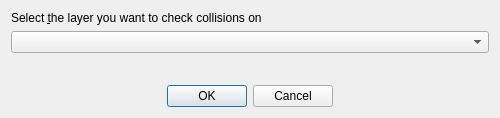
<?xml version="1.0" encoding="UTF-8"?>
<ui version="4.0">
 <author>Wolfang Torres</author>
 <class>PluginSelectionDialogBase</class>
 <widget class="QDialog" name="PluginSelectionDialogBase">
  <property name="geometry">
   <rect>
    <x>0</x>
    <y>0</y>
    <width>500</width>
    <height>118</height>
   </rect>
  </property>
  <property name="sizePolicy">
   <sizepolicy hsizetype="Preferred" vsizetype="Preferred">
    <horstretch>0</horstretch>
    <verstretch>0</verstretch>
   </sizepolicy>
  </property>
  <property name="maximumSize">
   <size>
    <width>500</width>
    <height>300</height>
   </size>
  </property>
  <property name="contextMenuPolicy">
   <enum>Qt::DefaultContextMenu</enum>
  </property>
  <property name="windowTitle">
   <string>Select a Layer</string>
  </property>
  <property name="whatsThis">
   <string/>
  </property>
  <layout class="QGridLayout" name="gridLayout">
   <item row="2" column="0">
    <spacer name="verticalSpacer">
     <property name="orientation">
      <enum>Qt::Vertical</enum>
     </property>
     <property name="sizeHint" stdset="0">
      <size>
       <width>20</width>
       <height>40</height>
      </size>
     </property>
    </spacer>
   </item>
   <item row="0" column="0">
    <widget class="QLabel" name="label">
     <property name="text">
      <string>Select &amp;the layer you want to check collisions on</string>
     </property>
     <property name="buddy">
      <cstring>comboPlugin</cstring>
     </property>
    </widget>
   </item>
   <item row="1" column="0">
    <widget class="QComboBox" name="comboPlugin">
     <property name="sizePolicy">
      <sizepolicy hsizetype="Expanding" vsizetype="Fixed">
       <horstretch>0</horstretch>
       <verstretch>0</verstretch>
      </sizepolicy>
     </property>
     <property name="minimumSize">
      <size>
       <width>220</width>
       <height>0</height>
      </size>
     </property>
     <property name="focusPolicy">
      <enum>Qt::WheelFocus</enum>
     </property>
    </widget>
   </item>
   <item row="4" column="0">
    <widget class="QDialogButtonBox" name="buttonBox">
     <property name="focusPolicy">
      <enum>Qt::NoFocus</enum>
     </property>
     <property name="standardButtons">
      <set>QDialogButtonBox::Cancel|QDialogButtonBox::Ok</set>
     </property>
     <property name="centerButtons">
      <bool>true</bool>
     </property>
    </widget>
   </item>
  </layout>
 </widget>
 <tabstops>
  <tabstop>comboPlugin</tabstop>
 </tabstops>
 <resources/>
 <connections>
  <connection>
   <sender>buttonBox</sender>
   <signal>accepted()</signal>
   <receiver>PluginSelectionDialogBase</receiver>
   <slot>accept()</slot>
   <hints>
    <hint type="sourcelabel">
     <x>117</x>
     <y>192</y>
    </hint>
    <hint type="destinationlabel">
     <x>42</x>
     <y>91</y>
    </hint>
   </hints>
  </connection>
  <connection>
   <sender>buttonBox</sender>
   <signal>rejected()</signal>
   <receiver>PluginSelectionDialogBase</receiver>
   <slot>reject()</slot>
   <hints>
    <hint type="sourcelabel">
     <x>253</x>
     <y>192</y>
    </hint>
    <hint type="destinationlabel">
     <x>208</x>
     <y>20</y>
    </hint>
   </hints>
  </connection>
 </connections>
</ui>
